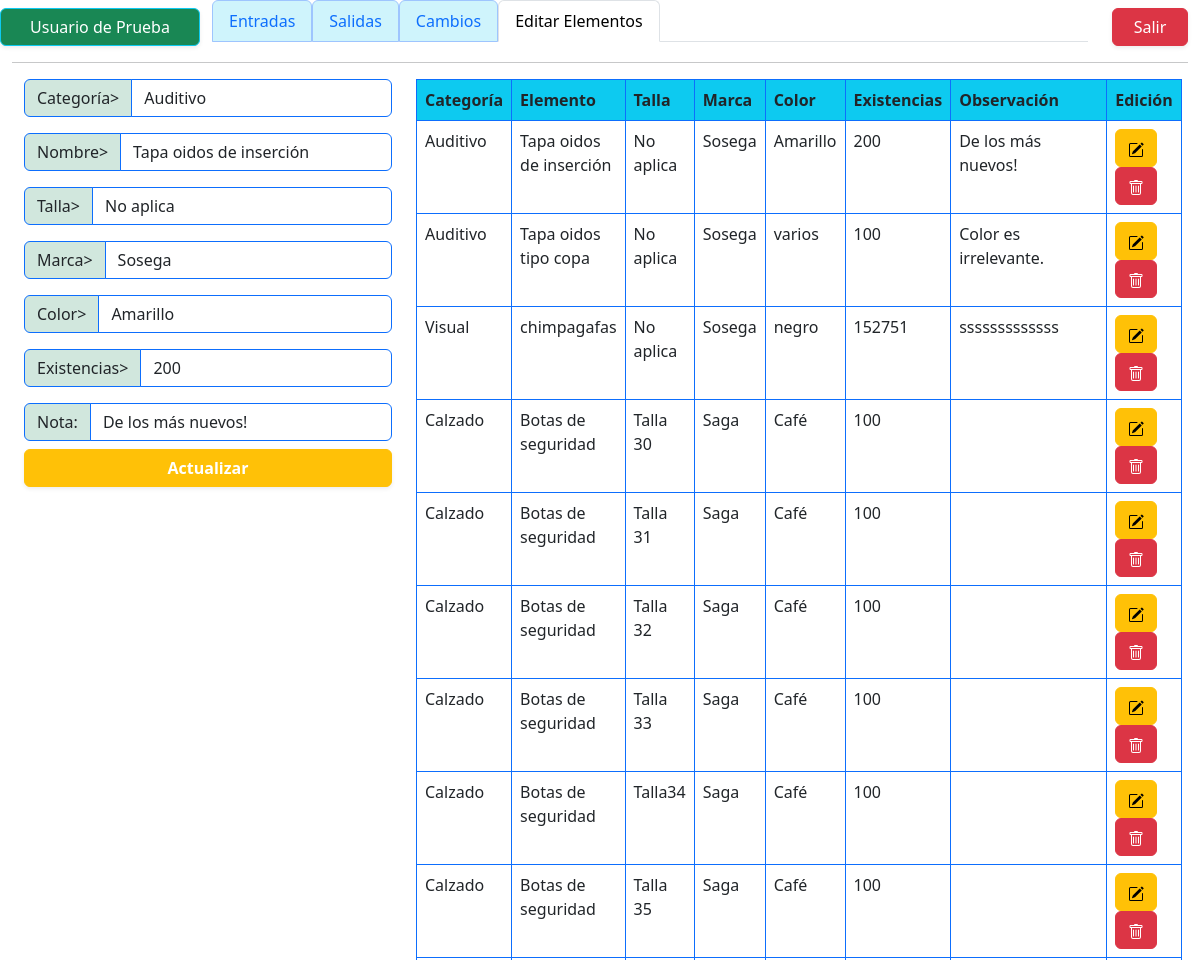
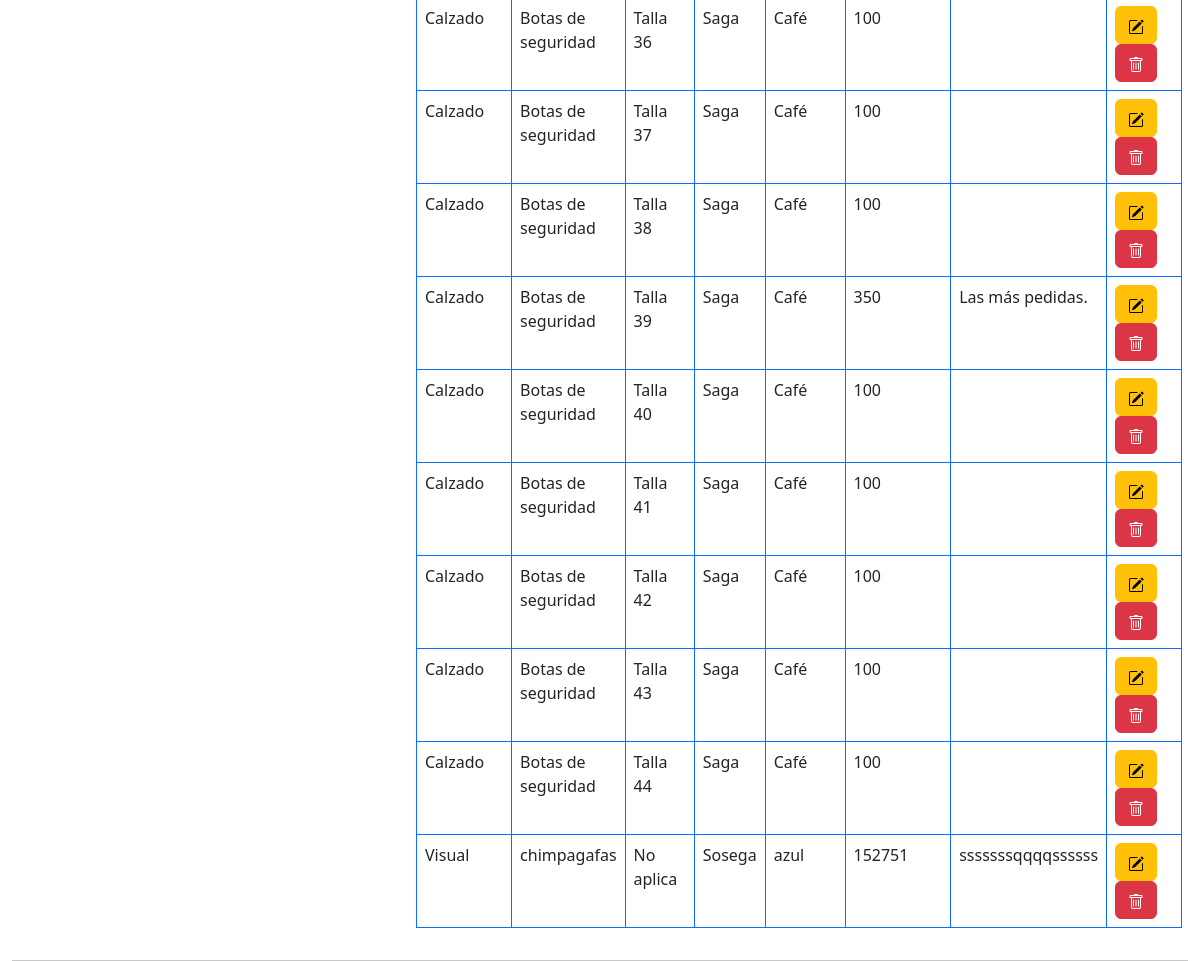
The app's page /views/modificarElementos.php?id=1 (signed in), older data (2 pictures, top to bottom).
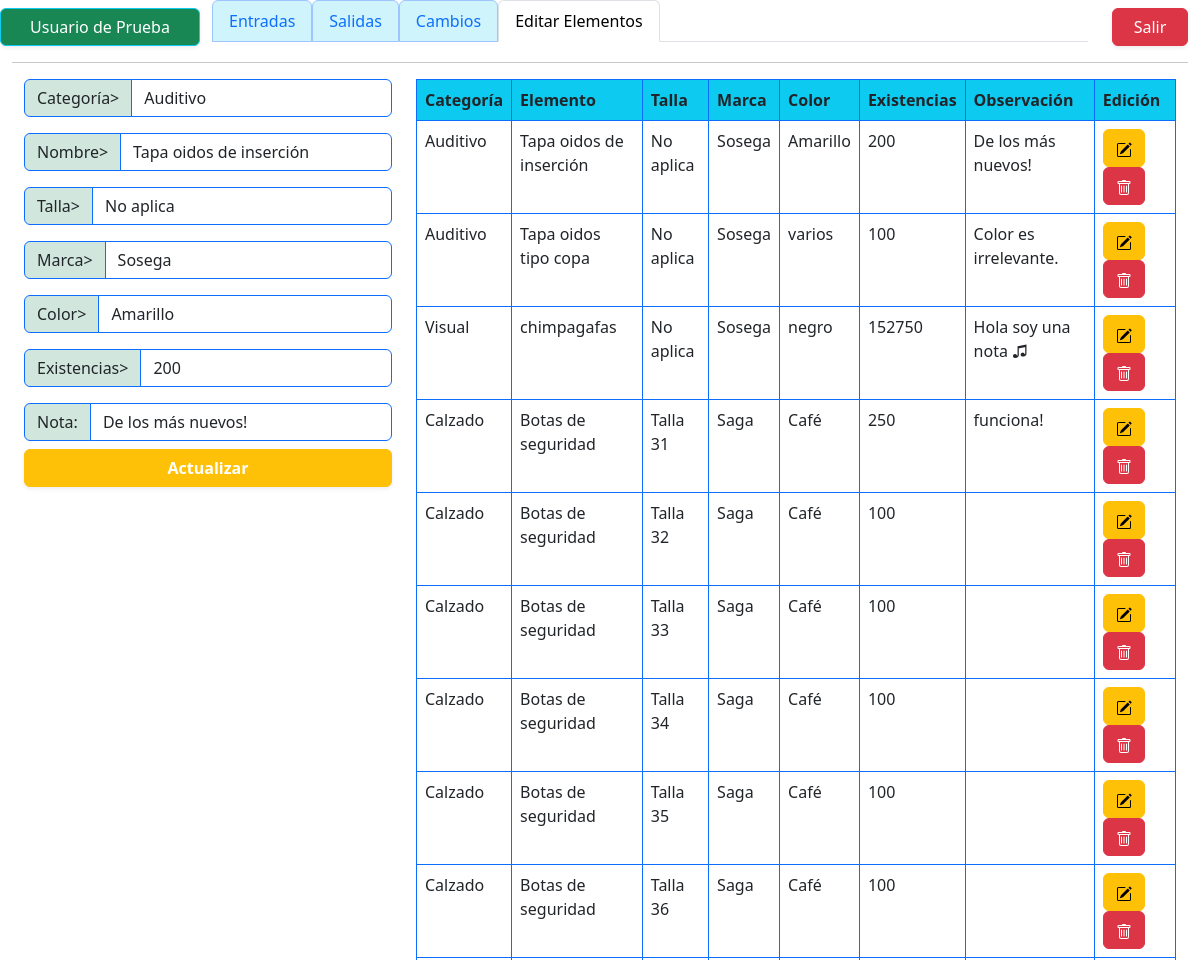
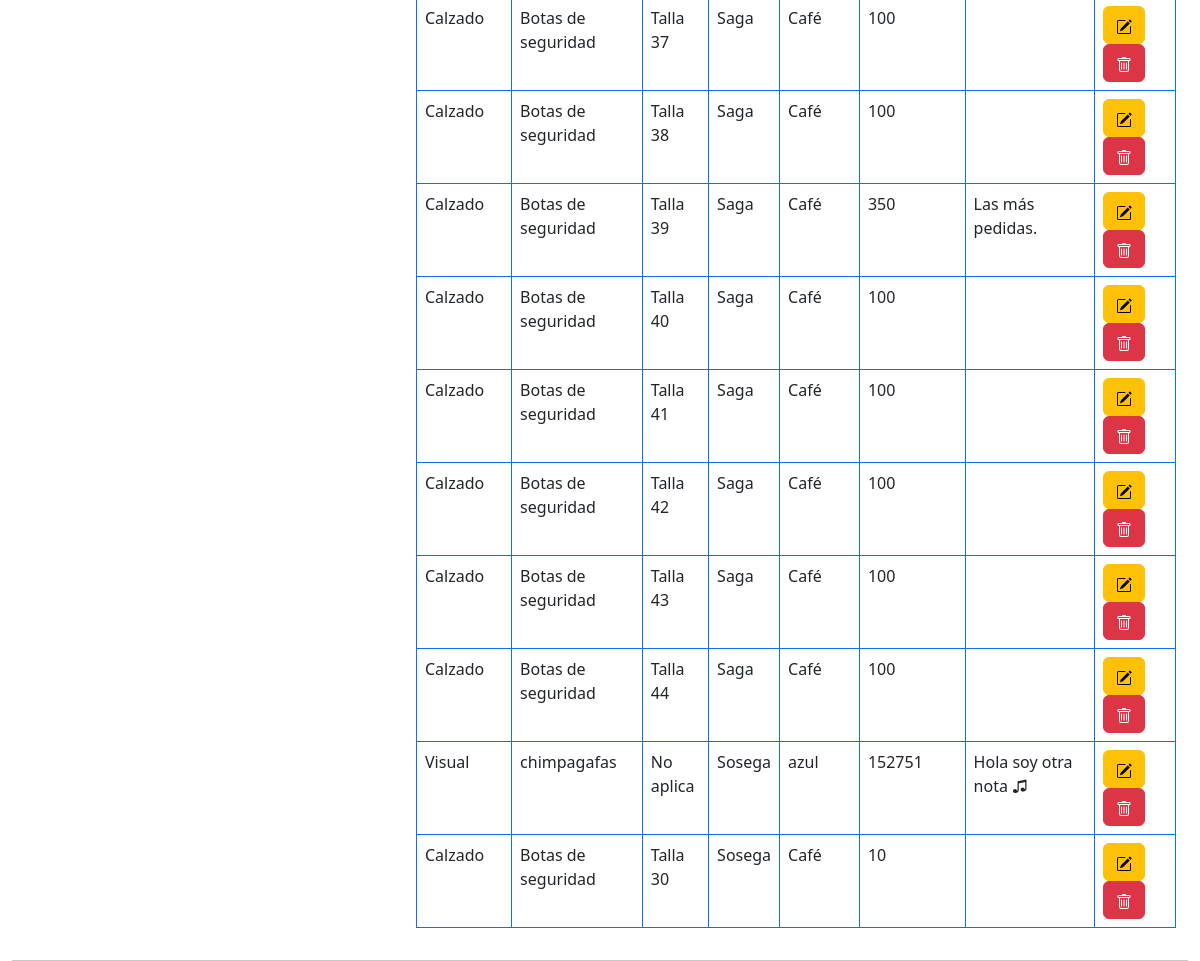
The same page, newer data (2 pictures, top to bottom).
### tables this page shows
CREATE TABLE `elementos` (
  `idElemento` int(11) NOT NULL,
  `fkCategoria` int(11) NOT NULL,
  `fkTalla` int(10) NOT NULL,
  `elemento` varchar(50) NOT NULL,
  `marca` varchar(50) NOT NULL,
  `color` varchar(10) NOT NULL,
  `existencias` int(10) NOT NULL,
  `observacion` varchar(500) NOT NULL
);

CREATE TABLE `categorias` (
  `idCategoria` int(11) NOT NULL,
  `nombreCat` varchar(15) NOT NULL
);

CREATE TABLE `tallas` (
  `idTalla` int(11) NOT NULL,
  `tallas` varchar(10) NOT NULL
);

### views/modificarElementos.php (the view, shortened to what this page needs)
<?php
	include ("../controllers/dbConection.php");
	$id= $_GET['id'];
	$sql= $conexion->query("SELECT * FROM elementos as e, categorias as c, tallas as t where e.fkCategoria=c.idCategoria AND e.fkTalla=t.idTalla AND idElemento= '$id'");
?>
<!DOCTYPE html>
<html lang="es">
<head>
  <link rel="stylesheet" href="../csss/bootstrap/css/bootstrap.min.css">
</head>
<body class="vh-100">
  <div class="container-fluid">
    <div class="row">
      <div class="col-2 btn border-info bg-success text-white mt-2 shadow-sm ">
        <?php
          echo $_SESSION["nombre"]
        ?>
      </div>
      <div class="col-9">
		    <ul class="nav nav-tabs">
          <li class="nav-item">
            <a class="nav-link nav-link border-primary-subtle bg-info-subtle" aria-current="page" href="entradas.php">Entradas</a>
          </li>
          <li class="nav-item">
            <a class="nav-link nav-link border-primary-subtle bg-info-subtle" href="salidas.php">Salidas</a>
          </li>
          <li class="nav-item">
            <a class="nav-link nav-link border-primary-subtle bg-info-subtle" href="cambios.php">Cambios</a>
          </li>
          <li class="nav-item">
            <p class="nav-link active">Editar Elementos</p>
          </li>
        </ul>
    	</div>
      <div class="col-1">
        <button class="btn btn-danger w-100 mt-2 shadow-sm "><a class="text-decoration-none text-white"
          href="../controllers/logout.php">Salir</a>
        </button>
      </div>
    </div>
    <hr>
  <div class="container-fluid">
	<div class="row">
    <div class="col-4">
      <form action="" method="post">
        <?php
        while($elmData= $sql->fetch_object()) { ?>
          <div class="input-group mb-3">
			      <span class="input-group-text bg-success-subtle border-primary" id="">Categoría></span>
			      <input select class="inputCat pe-5 form-control border-primary" id="inputCat" name="inputCat" value="<?= $elmData->nombreCat?>">
		      </div>
          <div class="input-group mb-3">
			      <span class="input-group-text bg-success-subtle border-primary" id="">Nombre></span>
			      <input select class="inputName pe-5 form-control border-primary" id="inputName" name="inputName" value="<?= $elmData->elemento?>">
		      </div>
          <div class="input-group mb-3">
			      <span class="input-group-text bg-success-subtle border-primary">Talla></span>
			      <input type="text" class="inputTalla form-control border-primary " id="inputTalla" name="inputTalla" value="<?= $elmData->tallas?>">
		      </div>
		      <div class="input-group mb-3">
			      <span class="input-group-text bg-success-subtle border-primary">Marca></span>
			      <input type="text" class="inputMarca form-control border-primary" id="inputMarca" name="inputMarca" value="<?= $elmData->marca?>">
		      </div>
          <div class="input-group mb-3">
			      <span class="input-group-text bg-success-subtle border-primary" id="">Color></span>
			      <input select class="inputColor pe-5 form-control border-primary" id="inputColor" name="inputColor" value="<?= $elmData->color?>">
		      </div>
          <div class="input-group mb-3">
			      <span class="input-group-text bg-success-subtle border-primary" id="">Existencias></span>
			      <input select class="inputExists pe-5 form-control border-primary" id="inputExists" name="inputExists" value="<?= $elmData->existencias?>">
		      </div>
		      <div class="input-group">
			      <span class="input-group-text bg-success-subtle border-primary">Nota:</span>
			      <input class="inputNota form-control form-control border-primary" id="inputNota" name="inputNota" value="<?= $elmData->observacion?>">
		      </div>
		      <div>
		        <input class="btn btn-warning text-white w-100 mt-2 fw-semibold shadow-sm mb-1"
		        name="btnUpd" type="submit" value="Actualizar">
          </div>
    <?php }
    ?>
  </form>
  </div>
	<div class="col-8">
		<table class="table table-bordered border-primary">
			<thead class="bg-info">
				<tr>
					<th scope="col">Categoría</th>
					<th scope="col">Elemento</th>
					<th scope="col">Talla</th>
					<th scope="col">Marca</th>
					<th scope="col">Color</th>
					<th scope="col">Existencias</th>
					<th scope="col">Observación</th>
					<th scope="col">Edición</th>
				</tr>
			</thead>
<tbody>
	<?php
		$sqlElm= $conexion->query("SELECT * FROM elementos as e, categorias as c, tallas as t where e.fkCategoria=c.idCategoria AND e.fkTalla=t.idTalla");
		while($tableData= $sqlElm->fetch_object()) {
			?>
			<tr>
				<td><?= $tableData->nombreCat?></td>
				<td><?= $tableData->elemento?></td>
				<td><?= $tableData->tallas?></td>
				<td><?= $tableData->marca?></td>
				<td><?= $tableData->color?></td>
				<td><?= $tableData->existencias?></td>
				<td><?= $tableData->observacion?></td>
				<td>
				<a class="btn btn-small btn-warning" name="btnEdit" href="modificarElementos.php?id=<?= $tableData->idElemento?>">
				</a>
				<a class="btn btn-small btn-danger" name="btnDelete" href="">
				</a>
				</td>
			</tr>
						<?php } ?>
					</tbody>
				</table>
			</div>
		</div>
	</div>
      </div>
</body>
</html>

Row changes from the older to the newer data that the page shows:
removed elementos: fkCategoria.nombreCat "Calzado", elemento "Botas de seguridad", fkTalla.tallas "Talla 31", marca "Saga", color "Café", existencias "100"
changed elementos "negro": existencias "152751" → "152750"; observacion "sssssssssssss" → "Hola soy una nota ♫"
changed elementos: fkTalla.tallas "Talla 30" → "Talla 31"; existencias "100" → "250"; observacion (not shown) → "funciona!"
changed through a linked row, elementos: fkTalla.tallas "Talla34" → "Talla 34"
changed elementos "azul": observacion "sssssssqqqqssssss" → "Hola soy otra nota ♫"
added elementos: fkCategoria.nombreCat "Calzado", elemento "Botas de seguridad", fkTalla.tallas "Talla 30", marca "Sosega", color "Café", existencias "10"
